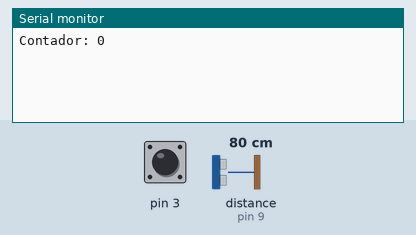
This sketch was run on a simulated Arduino Uno, built with avr-gcc and run on an emulated ATmega328P. On the bench: the last lines printed to the serial monitor. Wiring (inferred from the names in the program): ultrasonic range finder: trigger pin 8; echo pin 9. Inputs (shaded band) come from the test bench; at power-on: pin 3 HIGH, distance to the obstacle (sensor on pin 9) 80 cm. The echo pulse lasts 58.3 µs per cm.

Above: at 1.3 s.
1.4 s: pin 3 pulled LOW for 0.6 s
At 1.8 s:
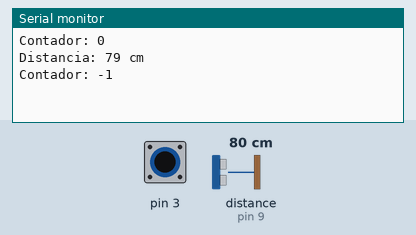
3.5 s: pin 3 pulled LOW for 1 s
At 4.6 s:
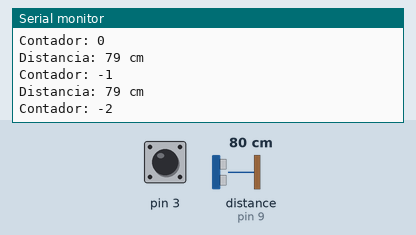

Measured:
- after the input at 1.4 s, the serial monitor: prints a new line at once (image 1)
- after the input at 3.5 s, the serial monitor: prints a new line at once (image 2)

The sketch:

Interrupcion_con_sensor_ultrasonico_y_boton.ino
```cpp
#define trig 8
#define echo 9

int contador = 0;

long distancia;
long tiempo;

void setup() {
  Serial.begin(9600);
  attachInterrupt(digitalPinToInterrupt(3),modContador,FALLING);  // Para hacer la interrupción
  pinMode(trig,OUTPUT);
  pinMode(echo,INPUT);
  pinMode(3,INPUT_PULLUP);

  Serial.print("Contador: ");
  Serial.println(contador);
}

void loop() {

  // Para activar el sensor
  digitalWrite(trig,LOW);
  delayMicroseconds(4);
  digitalWrite(trig,HIGH);
  delayMicroseconds(10);
  digitalWrite(trig,LOW);


  // Operaciones
  tiempo = pulseIn(echo,HIGH);  // Para recibir la información del sensor
  tiempo = tiempo/2;
  distancia = tiempo/29.2;
  delay(500);
}


/*  *********************************************************************************************************************************

Observación:  Creo que debido al rebote de los botones del que se nos habló en clase, el contador aumenta, aveces, más de una ocasión.

************************************************************************************************************************************** */
void modContador(){
  if(distancia <= 30){
    contador = contador + 1;

    Serial.print("\nDistancia: ");
    Serial.print(distancia);
    Serial.println(" cm");
    Serial.print("Contador: ");
    Serial.println(contador);
  }else{
    contador = contador - 1;
    Serial.print("\nDistancia: ");
    Serial.print(distancia);
    Serial.println(" cm");
    Serial.print("Contador: ");
    Serial.println(contador);
  }
}
```
